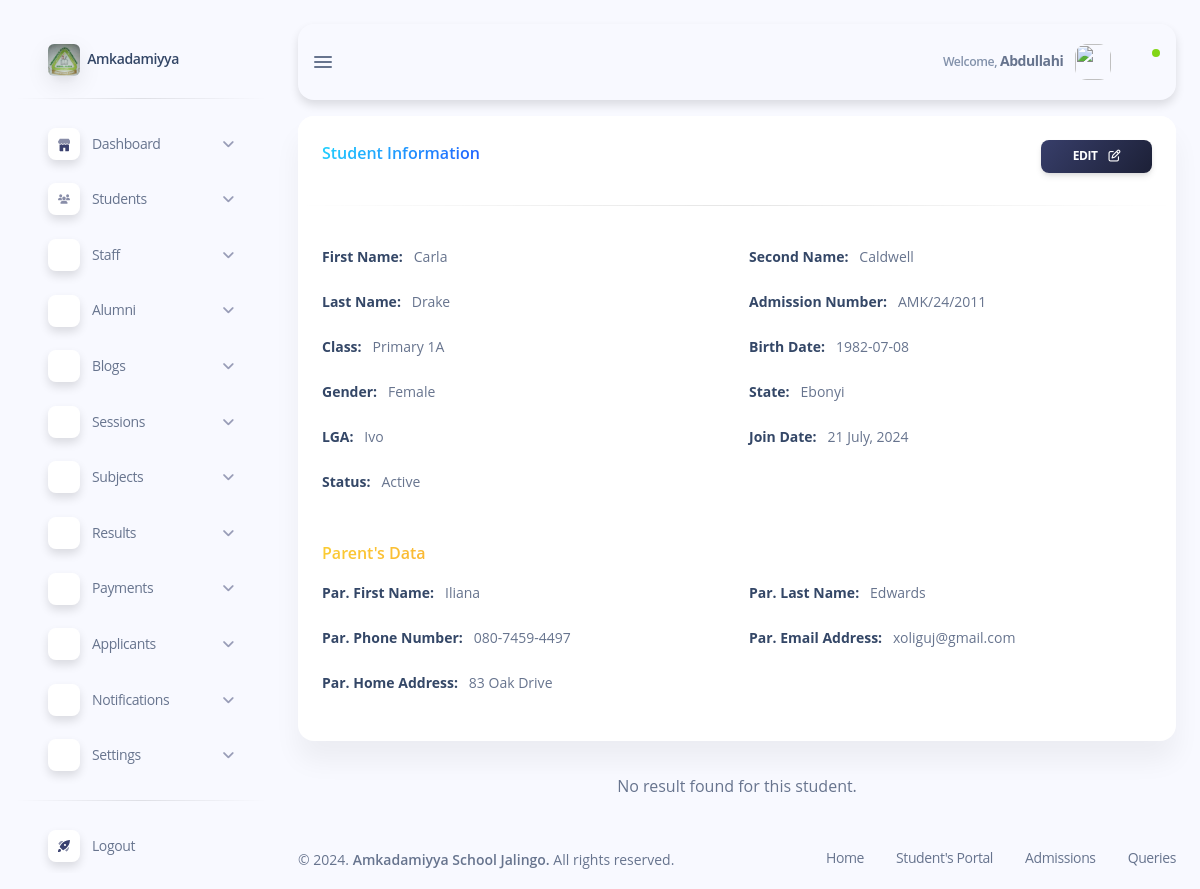
The app's page /subdomains/admin/admin-view-student.php?student_id=1002 (signed in) with its own data.
### tables this page shows
CREATE TABLE `students` (
  `student_id` int(11) NOT NULL,
  `class_id` int(11) NOT NULL,
  `section_id` int(11) NOT NULL,
  `admission_id` varchar(20) NOT NULL,
  `first_name` varchar(50) NOT NULL,
  `second_name` varchar(50) NOT NULL,
  `last_name` varchar(50) NOT NULL,
  `status` varchar(50) NOT NULL,
  `password` varchar(255) NOT NULL,
  `birth_date` date NOT NULL,
  `state` varchar(50) NOT NULL,
  `lga` varchar(50) NOT NULL,
  `gender` varchar(50) NOT NULL,
  `parent_first_name` varchar(50) NOT NULL,
  `parent_last_name` varchar(50) NOT NULL,
  `parent_email` varchar(50) NOT NULL,
  `parent_address` varchar(50) NOT NULL,
  `parent_phone_number` varchar(50) NOT NULL,
  `timestamp` timestamp NOT NULL DEFAULT current_timestamp() ON UPDATE current_timestamp()
);

CREATE TABLE `classes` (
  `class_id` int(11) NOT NULL,
  `class_name` varchar(50) NOT NULL,
  `section_id` int(11) NOT NULL
);

### subdomains/admin/admin-view-student.php (the view, shortened to what this page needs)
<?php
require_once "../../config/database.php";
if (isset($_GET['student_id'])) {
    $student_id = $_GET['student_id'];
    $sql = "SELECT * FROM `students` WHERE `student_id` = ?";
    $stmt = $conn->prepare($sql);
    $stmt->bind_param("i", $student_id);
    $stmt->execute();
    $student = $stmt->get_result()->fetch_assoc();
}
?>
<!DOCTYPE html>
<html lang="en">
<head>
    <?php include "inc/admin-header.php"; ?>
</head>
<body class="g-sidenav-show bg-info-soft">
    <?php
        include "inc/admin-sidebar.php";
    ?>
    <main class="main-content position-relative max-height-vh-100 h-100 border-radius-lg">
        <?php require "inc/admin-navbar.php"; ?>
        <div class="container-fluid pt-3">
            <div class="row">
                <div class="col-12 mb-3">
                    <div class="card">
                        <div class="card-header pb-0">
                            <div class="d-flex justify-content-between">
                                <h6 class="text-gradient text-info">Student Information</h6>
                                <a href="admin-edit-student.php?student_id=<?php echo $student['student_id']; ?>" class="btn bg-gradient-dark btn-sm">Edit <i class="ms-2 fa fa-edit" style="font-size: 12px;"></i></a>
                            </div>
                        </div>
                        <hr class="horizontal dark">
                        <div class="card-body">
                            <div class="row">
                                <div class="col-xxl-4 col-6 text-sm mb-4">
                                    <strong class="text-dark">First Name: </strong>&nbsp; <?php echo ucfirst($student['first_name']); ?>
                                </div>
                                <div class="col-xxl-4 col-6 text-sm mb-4">
                                    <strong class="text-dark">Second Name: </strong>&nbsp; <?php echo ucfirst($student['second_name']); ?>
                                </div>
                                <div class="col-xxl-4 col-6 text-sm mb-4">
                                    <strong class="text-dark">Last Name: </strong>&nbsp; <?php echo ucfirst($student['last_name']); ?>
                                </div>
                                <div class="col-xxl-4 col-6 text-sm mb-4">
                                    <strong class="text-dark">Admission Number: </strong>&nbsp; <?php echo ucfirst($student['admission_id']); ?>
                                </div>
                                <div class="col-xxl-4 col-6 text-sm mb-4">
                                    <strong class="text-dark">Class: </strong>&nbsp;
                                    <?php
                                    $class_id = $student['class_id'];
                                    $sql = "SELECT `class_name` FROM `classes` WHERE `class_id` = '$class_id'";
                                    $clasess = mysqli_query($conn, $sql);
                                    $class = mysqli_fetch_assoc($clasess);
                                    echo $class['class_name'];
                                    ?>
                                </div>
                                <div class="col-xxl-4 col-6 text-sm mb-4">
                                    <strong class="text-dark">Birth Date: </strong>&nbsp; <?php echo $student['birth_date']; ?>
                                </div>
                                <div class="col-xxl-4 col-6 text-sm mb-4">
                                    <strong class="text-dark">Gender: </strong>&nbsp; <?php echo $student['gender']; ?>
                                </div>
                                <div class="col-xxl-4 col-6 text-sm mb-4">
                                    <strong class="text-dark">State: </strong>&nbsp; <?php echo $student['state']; ?>
                                </div>
                                <div class="col-xxl-4 col-6 text-sm mb-4">
                                    <strong class="text-dark">LGA: </strong>&nbsp; <?php echo ucfirst($student['lga']); ?>
                                </div>
                                <div class="col-xxl-4 col-6 text-sm mb-4">
                                    <strong class="text-dark">Join Date: </strong>&nbsp; <?php echo date("j F, Y", strtotime($student['timestamp'])); ?>
                                </div>
                                <div class="col-xxl-4 col-6 text-sm mb-4">
                                    <strong class="text-dark">Status: </strong>&nbsp; <?php echo $student['status'] == "" ? "Not Active" : "Active"; ?>
                                </div>
                                <h6 class="mt-4 mb-3 text-gradient text-warning">Parent's Data</h6>
                                <div class="col-xxl-4 col-6 text-sm mb-4">
                                    <strong class="text-dark">Par. First Name: </strong>&nbsp; <?php echo ucfirst($student['parent_first_name']); ?>
                                </div>
                                <div class="col-xxl-4 col-6 text-sm mb-4">
                                    <strong class="text-dark">Par. Last Name: </strong>&nbsp; <?php echo ucfirst($student['parent_last_name']); ?>
                                </div>
                                <div class="col-xxl-4 col-6 text-sm mb-4">
                                    <strong class="text-dark">Par. Phone Number: </strong>&nbsp; <?php echo substr($student['parent_phone_number'], 0, 3) . '-' . substr($student['parent_phone_number'], 3, 4) . '-' . substr($student['parent_phone_number'], 7); ?>
                                </div>
                                <div class="col-xxl-4 col-6 text-sm mb-4">
                                    <strong class="text-dark">Par. Email Address: </strong>&nbsp; <?php echo $student['parent_email']; ?>
                                </div>
                                <div class="col-xxl-4 col-6 text-sm mb-4">
                                    <strong class="text-dark">Par. Home Address: </strong>&nbsp; <?php echo $student['parent_address']; ?>
                                </div>
                            </div>
                        </div>
                    </div>
                </div>
                <?php
                $sql = "SELECT `student_id` FROM `results` WHERE `student_id` = '$student_id'";
                $result = mysqli_query($conn, $sql);
                if (mysqli_num_rows($result) > 0) {
                ?>
                    <div class="col-12">
                        <div class="card" style="overflow: auto;">
                            <div class="card-body">
                                <table class="table table-responsive" style="border-collapse: collapse;">
                                    <thead>
                                        <tr>
                                            <th class="text-uppercase px-0 text-center text-xxs font-weight-bolder border">
                                                S/N</th>
                                            <th class="text-uppercase text-center text-xxs font-weight-bolder border">
                                                subject</th>
                                            <th class="text-uppercase text-center text-xxs font-weight-bolder border">
                                                1<sup>st</sup>&nbsp;c.a</th>
                                            <th class="text-uppercase text-center text-xxs font-weight-bolder border">
                                                2<sup>nd</sup>&nbsp;c.a</th>
                                            <th class="text-uppercase text-center text-xxs font-weight-bolder border">
                                                exams</th>
                                            <th class="text-uppercase text-center text-xxs font-weight-bolder border">
                                                total</th>
                                            <th class="text-uppercase text-center text-xxs font-weight-bolder border">
                                                grade</th>
                                            <th class="text-uppercase text-center text-xxs font-weight-bolder border">
                                                remark</th>
                                        </tr>
                                    </thead>
                                    <tbody>
                                        <?php
                                        $sql = "SELECT * FROM `results` WHERE `student_id` = '$student_id' ORDER BY `subject_id` ASC";
                                        $result = mysqli_query($conn, $sql);
                                        $count = 1;
                                        while ($row = mysqli_fetch_assoc($result)) {
                                        ?>
                                            <tr>
                                                <td class="text-sm text-center font-weight-normal border"><?php echo $count; ?>
                                                </td>
                                                <td class="text-sm text-center font-weight-normal border">
                                                    <?php
                                                    $subject_id = $row['subject_id'];
                                                    $subject_query = "SELECT * FROM `subjects` WHERE `subject_id` = '$subject_id' ";
                                                    $subject_result = mysqli_query($conn, $subject_query);;
                                                    $subject = mysqli_fetch_assoc($subject_result);
                                                    echo $subject['subject_name'];
                                                    ?>
                                                </td>
                                                <td class="text-sm text-center font-weight-normal border">
                                                    <?php
                                                    echo $row['first_test'];
                                                    ?>
                                                </td>
                                                <td class="text-sm text-center font-weight-normal border">
                                                    <?php
                                                    echo $row['second_test'];
                                                    ?>
                                                </td>
                                                <td class="text-sm text-center font-weight-normal border">
                                                    <?php
                                                    echo $row['exam'];
                                                    ?>
                                                </td>
                                                <td class="text-sm text-center font-weight-normal border">
                                                    <?php
                                                    echo $row['total'];
                                                    ?>
                                                </td>
                                                <td class="text-sm text-center font-weight-normal border">
                                                    <?php
                                                    echo $row['grade'];
                                                    ?>
                                                </td>
                                                <td class="text-sm text-center font-weight-normal border">
                                                    <?php
                                                    echo $row['remark'];
                                                    ?>
                                                </td>
                                            </tr>
                                        <?php
                                            $count++;
                                        }
                                        ?>
                                    </tbody>
                                </table>
                            </div>
                        </div>
                    </div>
                    <div class="my-3">
                        <small class="text-warning" style="font-style:italic">Note that the student&apos;s result might be inconclusive.</small>
                    </div>
                    <div class="d-flex justify-content-center mt-3">
                        <a href="admin-print-result.php?student_id=<?php echo $student['student_id'] ?>" class="btn btn-round bg-gradient-info">Print result</a>
                    </div>
                <?php
                } else {
                ?>
                    <p class="text-center py-3">No result found for this student.</p>
                <?php
                }
                ?>
            </div>
        </div>
        <?php include "inc/admin-footer.php"; ?>
    </main>
</body>
</html>

### css/style.css (style rules this page uses)
html { font-size: 1rem; }
@media (min-width: 576px) { html { font-size: 0.9rem; } }
@media (min-width: 768px) { html { font-size: 0.95rem; } }
@media (min-width: 992px) { html { font-size: 1rem; } }

### records on screen
students: first_name "Carla", second_name "Caldwell", last_name "Drake", admission "AMK/24/2011", birth_date "1982-07-08", gender "Female", state "Ebonyi", lga "Ivo", timestamp "21 July, 2024", parent_first_name "Iliana", parent_last_name "Edwards", parent_phone_number "080", parent_phone_number "7459", parent_phone_number "4497", parent_email "xoliguj@gmail.com", parent_address "83 Oak Drive"
classes: class_name "Primary 1A"

### other values on screen
$_SESSION['staff']['first_name'] "Abdullahi"
